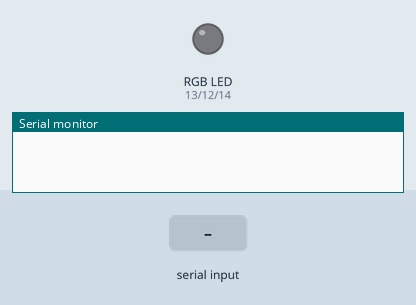
Bench run of a sketch on a simulated ESP32. Shown: an RGB LED mixed from three pins (HIGH = lit), the last lines printed to the serial monitor. The inputs (shaded band) are chosen by the test bench. Dim RGB values are drawn brighter than linear; nothing arrives over Bluetooth unless stated.

Above: at 1.3 s.
1.4 s: "R90\n" received over the second serial link
At 2.4 s:
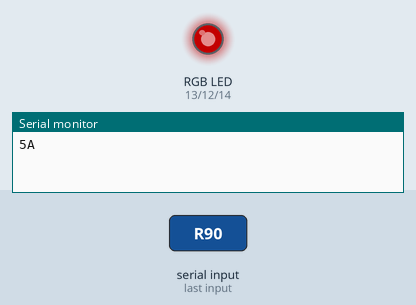
2.9 s: "R,45\n" received over the second serial link
At 3.6 s:
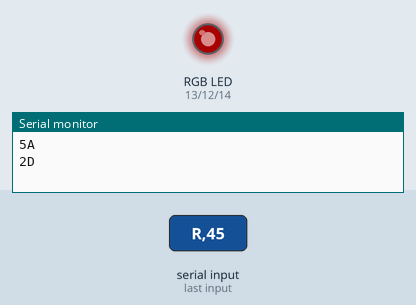
4.4 s: "K" received over the second serial link
At 4.7 s:
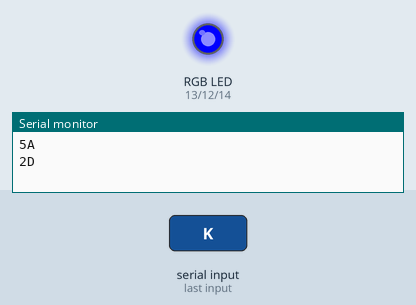
5.9 s: "G90\n" received over the second serial link
At 7.1 s:
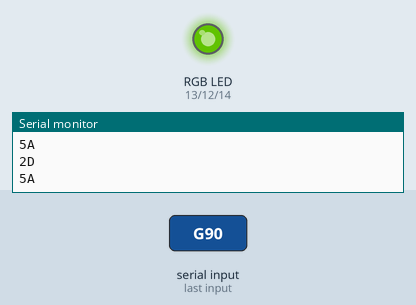
7.4 s: "R" received over the second serial link
At 9.0 s:
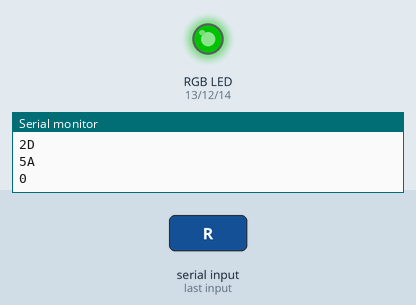
9.9 s: "G,45\n" received over the second serial link
At 11.3 s:
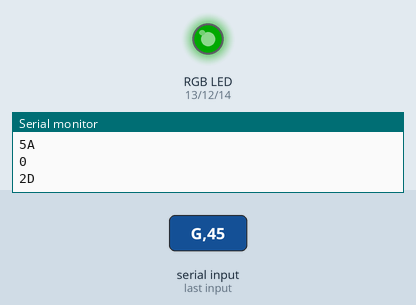
Timing chart, 0 to 12.4 s (numbered marks = the images above; inputs shaded):
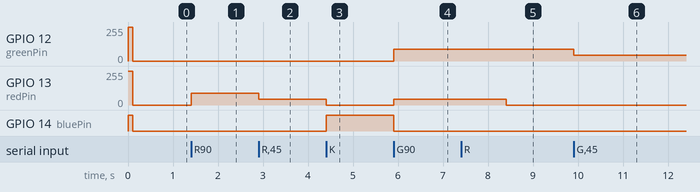

Measured:
- after the input at 1.4 s, GPIO 13 (redPin): 0/255 → 90/255 at once
- after the input at 2.9 s, GPIO 13 (redPin): 90/255 → 45/255 at once
- after the input at 4.4 s, GPIO 13 (redPin): 45/255 → 0/255 at once; GPIO 14 (bluePin): LOW → HIGH at once
- after the input at 5.9 s, GPIO 12 (greenPin): 0/255 → 90/255 at once; GPIO 13 (redPin): 0/255 → 45/255 at once; GPIO 14 (bluePin): HIGH → LOW at once
- after the input at 7.4 s, GPIO 13 (redPin): 45/255 → 0/255 after 1.0 s
- after the input at 9.9 s, GPIO 12 (greenPin): 90/255 → 45/255 at once

The sketch:

ESPbtRGB01.ino
```cpp
#include <BluetoothSerial.h>
BluetoothSerial SerialBT;


#define Red     1
#define Green   2
#define Blue    3

#define TIMER  8

#define FREQ     12000


const int redPin = 13;
int red;//DECLARANDO AS VARIÁVEIS DA COR VERMELHA
bool Vermeio = false;

const int greenPin = 12;
int green;//DECLARANDO AS VARIÁVEIS DA COR VERDE
bool Vredi = false;

const int bluePin = 14;
int blue;//DECLARANDO AS VARIÁVEIS DA COR AZUL
bool Azu = false;

void setup() {

  ledcAttachPin(redPin, Red);
  ledcAttachPin(greenPin, Green);
  ledcAttachPin(bluePin, Blue);

  ledcSetup(Red, FREQ, TIMER);
  ledcSetup(Green, FREQ, TIMER);
  ledcSetup(Blue, FREQ, TIMER);

Serial.begin(9600);
SerialBT.begin("Mille");

  ledcWrite(Red, 255);
  ledcWrite(Green, 255);
  ledcWrite(Blue, 255);
  delay(100);
  ledcWrite(Red, 0);
  ledcWrite(Green, 0);
  ledcWrite(Blue, 0);
       }
void loop() {

  if(SerialBT.available() > 0){
    switch(SerialBT.read()){
      case 'R':
       red = SerialBT.parseInt();
       constrain(red, 0, 255);
  color(red, green, blue);
       Serial.println(red, HEX);
      break;

      case 'G':
       green = SerialBT.parseInt();
       constrain(green, 0, 255);
  color(red, green, blue);
       Serial.println(green, HEX);
      break;

      case 'B':
       blue = SerialBT.parseInt();
       constrain(blue, 0, 255);
  color(red, green, blue);
       Serial.println(blue, HEX);
      break;

      case 'Q':
       Vermeio = !Vermeio;
  boolcolor(Vermeio, Vredi, Azu);
      break;

      case 'J':
       Vredi = !Vredi;
  boolcolor(Vermeio, Vredi, Azu);
      break;

      case 'K':
       Azu = !Azu;
  boolcolor(Vermeio, Vredi, Azu);
      break;

      case 'A':
       Vermeio = false;
       Vredi = false;
       Azu = false;
  boolcolor(Vermeio, Vredi, Azu);
      break;
    }
  }
        }

void color (unsigned char red, unsigned char green, unsigned char blue){

ledcWrite(Red, red);
ledcWrite(Green, green);
ledcWrite(Blue, blue);
}
void boolcolor (unsigned char verm, unsigned char verd, unsigned char azul){
  if(verm == true){
ledcWrite(Red, 255);
  }
  else if(verm == false){
ledcWrite(Red, 0);
  }
  if(verd == true){
ledcWrite(Green, 255);
  }
  else if(verd == false){
ledcWrite(Green, 0);
  }
  if(azul == true){
ledcWrite(Blue, 255);
  }
  else if(azul == false){
ledcWrite(Blue, 0);
  }
}
```
